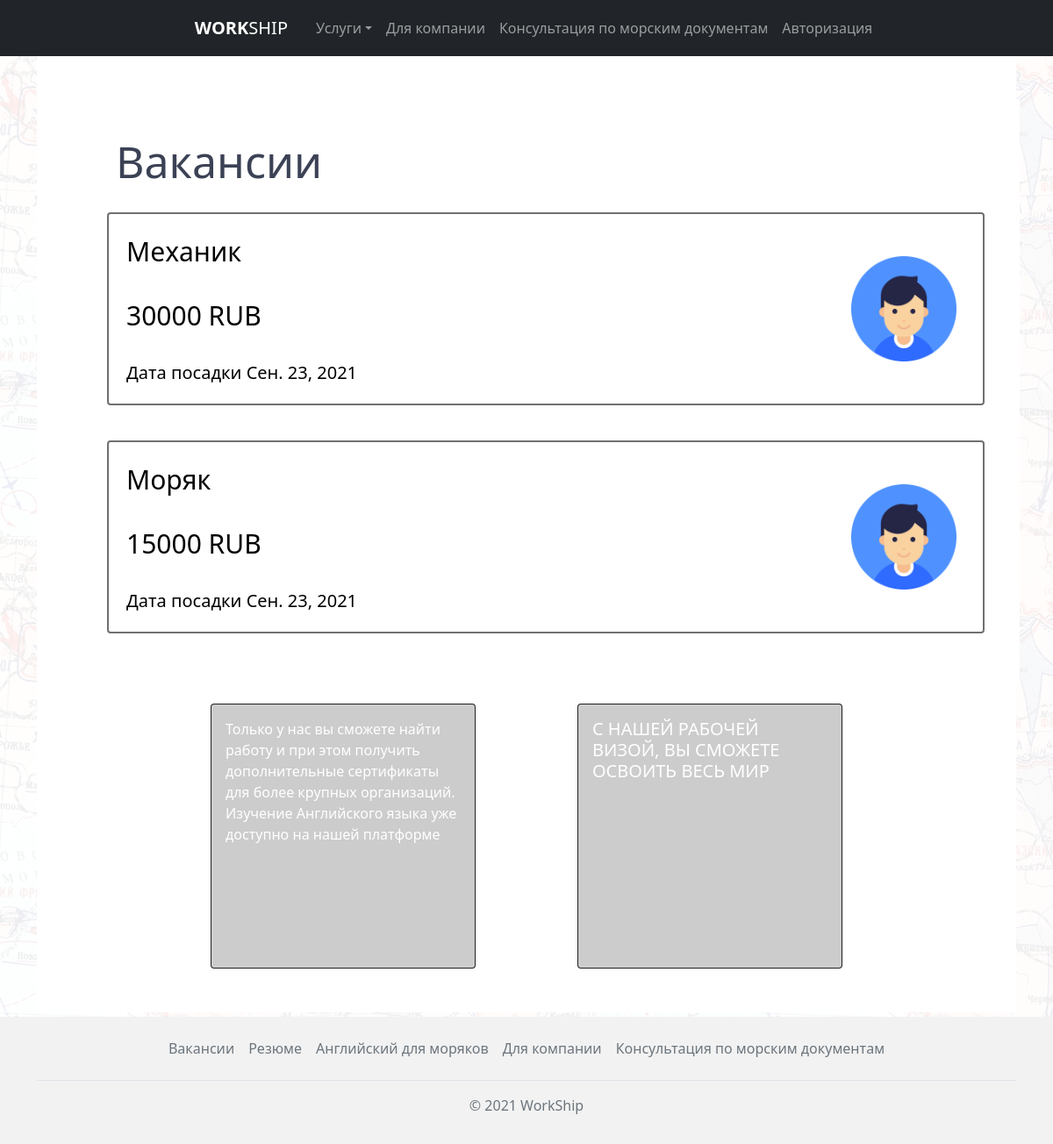
/vacancies/, run on an earlier commit of the app's database.
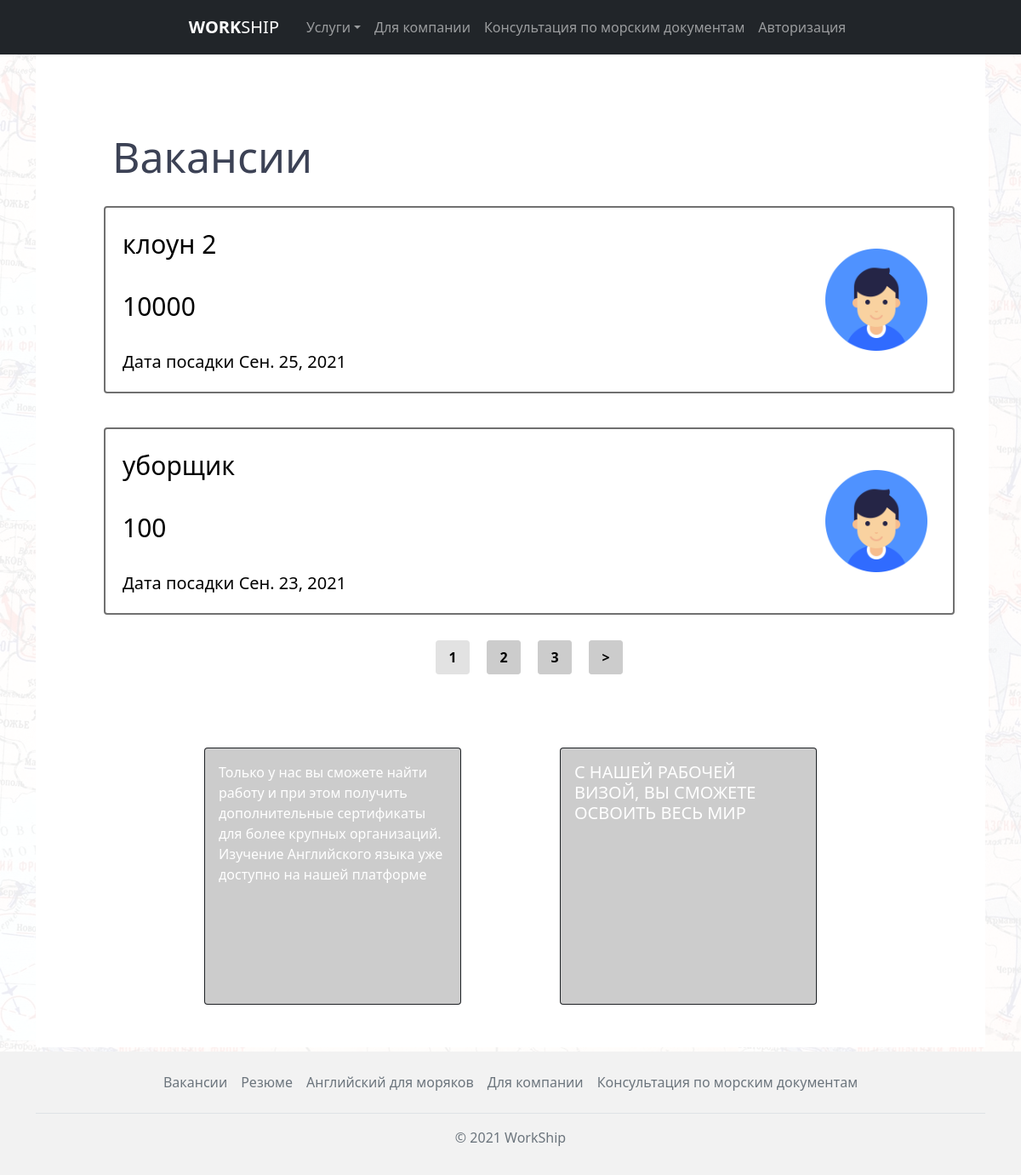
And on a later commit of the database.
### vacancies/models.py (models this page shows, shortened)
class Vacancy(models.Model):
    user = models.ForeignKey(User, on_delete=models.CASCADE)
    title = models.CharField('Должность', max_length=255)
    salary = models.CharField('Зарплата', max_length=255)
    vessel_type = models.CharField('Тип судна', max_length=255, default="")
    date_start = models.DateField('Дата посадки')
    landing = models.CharField('Место посадки', max_length=255, default="")
    contract_term = models.CharField('Срок контракта', max_length=255, default="")
    image = models.ImageField(verbose_name='Изображение', upload_to=image_directory_path, storage=image_storage, default='defaultuser.png')
    time_create = models.DateTimeField('Дата создания', auto_now_add=True, null=True)
    time_update = models.DateTimeField('Дата изменения', auto_now=True, null=True)
    is_published = models.BooleanField('Публикация', default=True)
    def get_absolute_url(self):
        return reverse('vacancies_detail', kwargs={'vacancy_id': self.pk})
    class Meta:
        verbose_name = 'Вакансия'
        verbose_name_plural = 'Вакансии'
        ordering = ['-time_create', 'title']

### vacancies/views.py (the view)
# urls.py: path('', vacancies_home.as_view(), name='vacancies_home'),
class vacancies_home(DataMixin, ListView):
    paginate_by = 2
    model = Vacancy
    template_name = "vacancies/vacancies_home.html"
    context_object_name = 'vacancies'
    def get_context_data(self, *, object_list=None, **kwargs):
        context = super().get_context_data(**kwargs)
        c_def = self.get_user_context(title="Вакансии")
        return dict(list(context.items()) + list(c_def.items()))
    def get_queryset(self):
        return Vacancy.objects.filter(is_published=True)

### vacancies/utils.py (called while the page is built)
    def get_user_context(self, **kwargs):
        context = kwargs
        return context

### vacancies/templates/vacancies/vacancies_home.html (shortened to what this page needs)
{% extends 'main/layout.html' %}
{% block content %}
<div class="container">
      <div class="wrapper">
        <div class="vacancies">
          <div class="vacancies__header">
            <h2>Вакансии</h2>
          </div>
          <div class="vacancies__container">
            {% if vacancies %}
              {% for vacancy in vacancies %}
             <a href="{{ vacancy.get_absolute_url }}">
                <div class="vacancy">
                  <div class="vacancy__title">{{ vacancy.title }}</div>
                  <div class="vacancy__salary">{{ vacancy.salary }}</div>
                  <div class="vacancy__date">Дата посадки {{ vacancy.date_start }}</div>
                  <div class="vacancy__logo"><img class="rounded img-fluid" src="{{vacancy.image.url}}" alt=""></div>
                </div>
             </a>
              {% endfor %}
            {% else %}
              <p>Вакансий не обнаружено</p>
            {% endif %}
          </div>
          {% if page_obj.has_other_pages %}
          <nav class="vacancies__pages">
            <ul>
              {% for p in paginator.page_range %}
                {% if page_obj.number == p %}
                  <li>{{ p }}</li>
                {% elif p >= page_obj.number|add:-3 and p <= page_obj.number|add:3 %}
                  <li><a href="?page={{ p }}" >{{ p }}</a></li>
                {% endif %}
              {% endfor %}
              {% if page_obj.has_next %}
              <li><a href="?page={{ page_obj.next_page_number }}" >&gt;</a></li>
              {% endif %}
            </ul>
          </nav>
          {% endif %}
        </div>
        <div class="slider_index">
          <div class="slider_index__container">
            <div class="card bg-dark text-white">
                <img src="https://via.placeholder.com/300x300" class="card-img" alt="...">
                <div class="card-img-overlay">
                <p class="card-text">Только у нас вы сможете найти работу и при этом получить
                дополнительные сертификаты для более крупных организаций.
                Изучение Английского языка уже доступно на нашей платформе</p>
                </div>
            </div>
            <div class="card bg-dark text-white">
                <img src="https://via.placeholder.com/300x300" class="card-img" alt="...">
                <div class="card-img-overlay">
                <h5 class="card-title">С НАШЕЙ РАБОЧЕЙ ВИЗОЙ, ВЫ СМОЖЕТЕ ОСВОИТЬ ВЕСЬ МИР</h5>
                </div>
            </div>
          </div>
        </div>
      </div>
</div>
{% endblock %}

What changed in the data, as far as the page shows it:
no longer on this page (row unchanged): Vacancy: title "Механик", salary "30000 RUB", date_start "Сен. 23, 2021", image (placeholder picture)
no longer on this page (row unchanged): Vacancy: title "Моряк", salary "15000 RUB", date_start "Сен. 23, 2021", image (placeholder picture)
added Vacancy: title "клоун 2", salary "10000", date_start "Сен. 25, 2021", image (placeholder picture)
added Vacancy: title "уборщик", salary "100", date_start "Сен. 23, 2021", image (placeholder picture)
Also different on the page:
new list line: "1"
new list line: "2"
new list line: "3"
